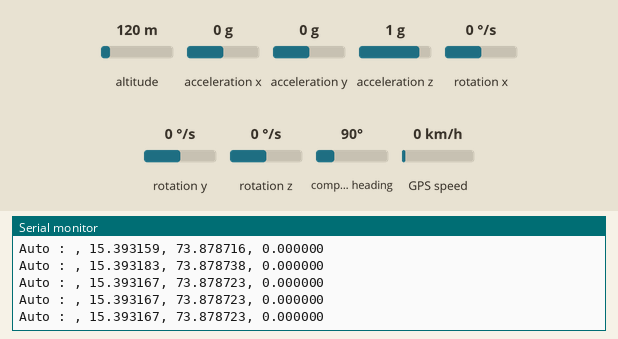
The sketch below on a simulated ESP32. On the bench: the last lines printed to the serial monitor. Inputs (shaded band) come from the test bench; at power-on: rotation z 0 °/s, altitude 120 m, acceleration x 0 g, acceleration y 0 g, acceleration z 1 g, rotation x 0 °/s, rotation y 0 °/s, compass heading 90°, GPS speed 0 km/h. Random numbers use the default seed unless the sketch sets one; the GPS gets a fix after 3 s at 37.7749, -122.4194 with 8 satellites.

Above: at 1.3 s.
1.4 s: rotation z set to -192 °/s
At 1.44 s:
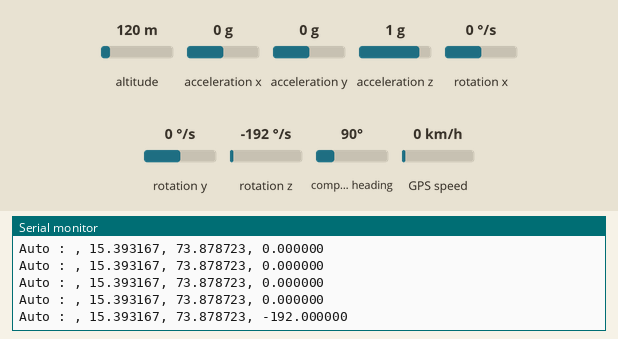
2.9 s: rotation z set to -100 °/s
At 3.12 s:
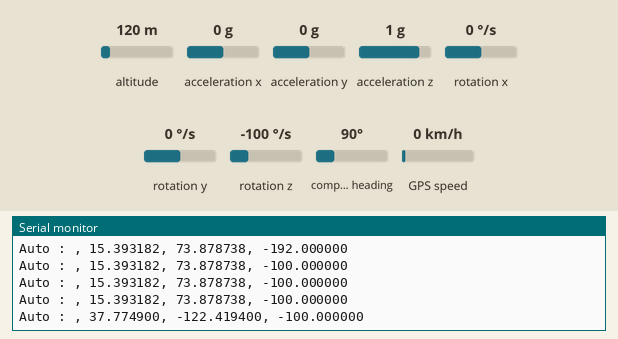
Timing chart, 0 to 5.9 s (numbered marks = the images above; inputs shaded):
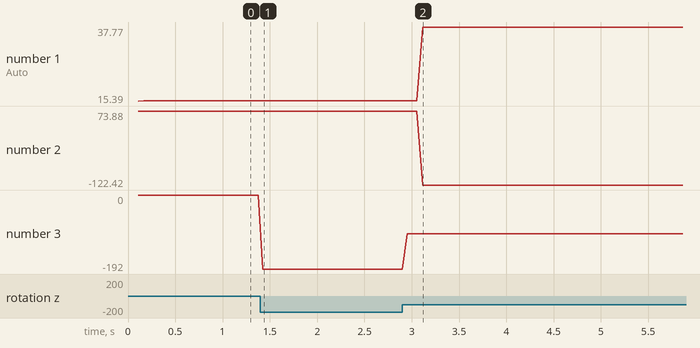

Measured:
- after the input at 1.4 s, the serial monitor: prints a new line at once (image 1)
- after the input at 2.9 s, the serial monitor: prints a new line after 0.05 s (image 2)
- plotted number 3: 0 → -192 after the input at 1.4 s, -192 → -100 after the input at 2.9 s

The sketch:

imu_gps_serial.ino
```cpp
// IMU-> SPI , GPS-> UART
//senser_data[3]
  //0->gz = angular velcoity  , 1-> lat, 2->long
// So  after calculating data, i am sending the data form uC to
// computer with UART i.e. serial monitor in a specific format


#include <TinyGPS++.h> // GPS
#include <Wire.h>    // IMU
#include <I2Cdev.h>
#include <MPU6050.h>


// Define software serial for GPS communication
TinyGPSPlus gps;
#define RXD2 16 // RX pin for GPS
#define TXD2 17 // TX pin for GPS


// IMU setup
MPU6050 mpu;


float lat = 15.3932095;
float lng = 73.8787675;

double senser_data[3] = {-1, -1, 0};


void setup() {
  Serial.begin(115200);

  Serial2.begin(9600, SERIAL_8N1, RXD2, TXD2);  // Adjust to match your GPS module's baud rate

  Wire.begin();
  mpu.initialize();
  mpu.setFullScaleGyroRange(MPU6050_GYRO_FS_250);


  // Allocate memory for the array (2 for GPS, 1 for IMU)
  delay(100);
}

void loop() {
  // Read IMU and GPS data
  readIMUData();
  readGPSData();

  // Publish combined data
  Serial.print("Auto : , ");


  Serial.print(senser_data[0],6);
  Serial.print(", ");
  Serial.print(senser_data[1],6);
  Serial.print(", ");
  Serial.println(senser_data[2],6);

  delay(50);
}

void readIMUData() {
  //angular velocity = raw value of gyro /sensitivty
  int16_t gx, gy, gz;
  mpu.getRotation(&gx, &gy, &gz);
  float sensitivity = 131.0;
  float gz_dps = gz / sensitivity;
  senser_data[2] = gz_dps;
}


void readGPSData() {
  while (Serial2.available() > 0) {
    char c = Serial2.read();
    if (gps.encode(c)) {
      getGPSData();
      return;
    }
  }
}


void getGPSData() {
  if (gps.location.isValid()) {
    senser_data[0] = gps.location.lat();
    senser_data[1] = gps.location.lng();
   }
   else {
    int randomInt = random(-100, 100); // Generate a random integer in the range
    float randomFloat = randomInt / 1000000.0;
    senser_data[0] = lat+randomFloat;
    senser_data[1] = lng+randomFloat;
  }
}
```
